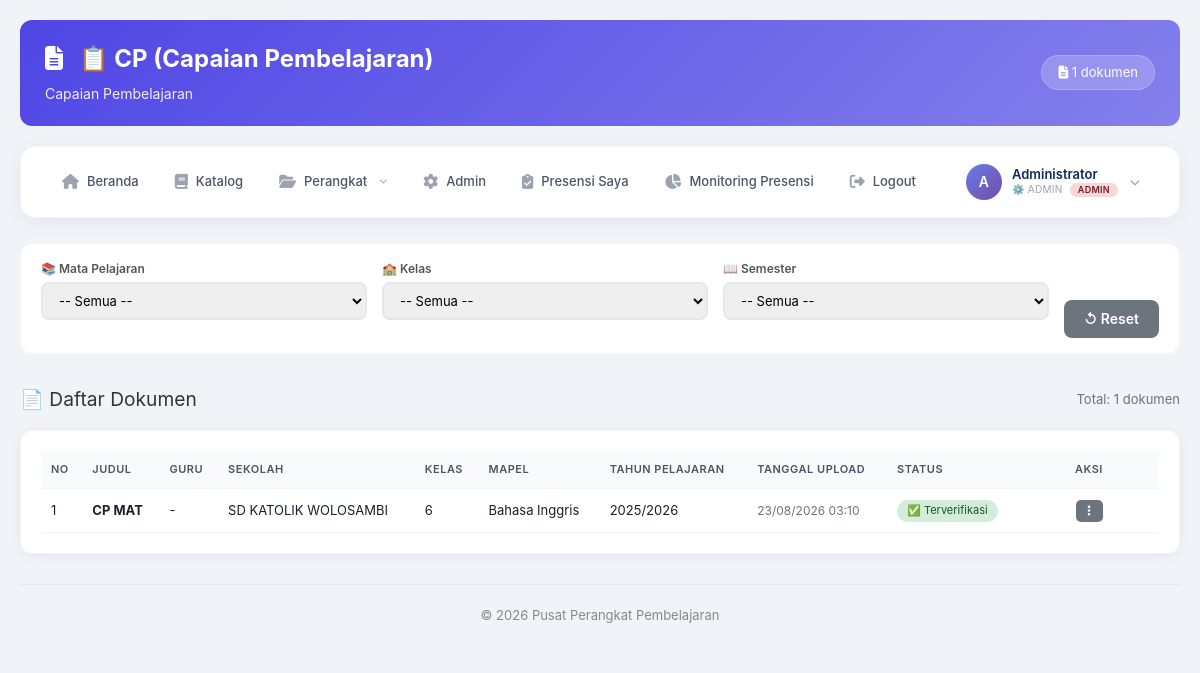
/perangkat_list.php?jenis=cp (signed in), run on the app's committed database.
### tables this page shows
CREATE TABLE `dokumen_perangkat` (
  `id` int(11) NOT NULL,
  `id_guru` int(11) NOT NULL,
  `id_sekolah` int(11) NOT NULL,
  `id_kelas` int(11) DEFAULT NULL,
  `id_mapel` int(11) DEFAULT NULL,
  `jenis` enum('cp','atp','prota','promes','jurnal','rpp','modul','penilaian','album','catatan','raport') NOT NULL,
  `judul` varchar(200) NOT NULL,
  `deskripsi` text DEFAULT NULL,
  `file_path` varchar(255) DEFAULT NULL,
  `drive_link` varchar(500) DEFAULT NULL,
  `file_type` varchar(50) DEFAULT NULL,
  `file_size` int(11) DEFAULT NULL,
  `semester` enum('1','2') DEFAULT NULL,
  `tahun_ajaran` varchar(9) DEFAULT NULL,
  `status` enum('draft','pending_kepsek','ditolak_kepsek','pending_pengawas','ditolak_pengawas','terverifikasi') DEFAULT 'draft',
  `ttd_kepsek` varchar(255) DEFAULT NULL,
  `ttd_kepsek_date` datetime DEFAULT NULL,
  `catatan_kepsek` text DEFAULT NULL,
  `ttd_pengawas` varchar(255) DEFAULT NULL,
  `ttd_pengawas_date` datetime DEFAULT NULL,
  `catatan_pengawas` text DEFAULT NULL,
  `views` int(11) DEFAULT 0,
  `downloads` int(11) DEFAULT 0,
  `created_at` timestamp NOT NULL DEFAULT current_timestamp(),
  `updated_at` timestamp NOT NULL DEFAULT current_timestamp() ON UPDATE current_timestamp()
);

CREATE TABLE `sekolah` (
  `id` int(11) NOT NULL,
  `nama_sekolah` varchar(100) NOT NULL,
  `npsn` varchar(10) DEFAULT NULL,
  `alamat` text DEFAULT NULL,
  `kelurahan` varchar(50) DEFAULT NULL,
  `kecamatan` varchar(50) DEFAULT NULL,
  `kabupaten` varchar(50) DEFAULT NULL,
  `provinsi` varchar(50) DEFAULT NULL,
  `kode_pos` varchar(10) DEFAULT NULL,
  `kepala_sekolah` int(11) DEFAULT NULL,
  `pengawas` int(11) DEFAULT NULL,
  `created_at` timestamp NOT NULL DEFAULT current_timestamp()
);

CREATE TABLE `kelas` (
  `id` int(11) NOT NULL,
  `nama_kelas` varchar(10) NOT NULL,
  `jenjang` varchar(20) DEFAULT 'SMA'
);

CREATE TABLE `mata_pelajaran` (
  `id` int(11) NOT NULL,
  `nama_mapel` varchar(50) NOT NULL,
  `kode_mapel` varchar(10) NOT NULL
);

### config/database.php (called while the page is built, shortened)
<?php
$host = 'localhost';
$username = 'root';
$password = '';
$database = 'perangkat_pembelajaran';
$conn = mysqli_connect($host, $username, $password, $database);
mysqli_set_charset($conn, "utf8mb4");
function fetchAll($sql) {
    global $conn;
    $result = mysqli_query($conn, $sql);
    $data = [];
    while ($row = mysqli_fetch_assoc($result)) {
        $data[] = $row;
    }
    return $data;
}
function getStatusLabel($status) {
    $labels = [
        'draft' => '📝 Draft',
        'pending_kepsek' => '⏳ Menunggu Kepsek',
        'ditolak_kepsek' => '❌ Ditolak Kepsek',
        'pending_pengawas' => '⏳ Menunggu Pengawas',
        'ditolak_pengawas' => '❌ Ditolak Pengawas',
        'terverifikasi' => '✅ Terverifikasi'
    ];
    return $labels[$status] ?? $status;
}
?>

### perangkat_list.php (the view, shortened to what this page needs)
<?php
include_once 'config/database.php';
$role = $_SESSION['role'];
$user_id = $_SESSION['user_id'];
$sekolah_id = $_SESSION['sekolah_id'] ?? 0;
$jenis = isset($_GET['jenis']) ? mysqli_real_escape_string($conn, $_GET['jenis']) : '';
$jenis_dokumen = [
    'cp' => ['label' => '📋 CP (Capaian Pembelajaran)', 'icon' => 'fa-file-alt', 'color' => '#4f46e5', 'desc' => 'Capaian Pembelajaran'],
    'atp' => ['label' => '📊 ATP (Alur Tujuan Pembelajaran)', 'icon' => 'fa-chart-line', 'color' => '#0d9488', 'desc' => 'Alur Tujuan Pembelajaran'],
    'prota' => ['label' => '📅 PROTA (Program Tahunan)', 'icon' => 'fa-calendar', 'color' => '#2563eb', 'desc' => 'Program Tahunan'],
    'promes' => ['label' => '📆 PROMES (Program Semester)', 'icon' => 'fa-calendar-alt', 'color' => '#7c3aed', 'desc' => 'Program Semester'],
    'jurnal' => ['label' => '📓 Jurnal Mengajar', 'icon' => 'fa-book', 'color' => '#d97706', 'desc' => 'Jurnal Mengajar'],
    'rpp' => ['label' => '📄 RPP', 'icon' => 'fa-file-pdf', 'color' => '#dc2626', 'desc' => 'Rencana Pelaksanaan Pembelajaran'],
    'modul' => ['label' => '📘 Modul Ajar', 'icon' => 'fa-book-open', 'color' => '#059669', 'desc' => 'Modul Ajar'],
    'penilaian' => ['label' => '📝 Penilaian', 'icon' => 'fa-check-double', 'color' => '#6f42c1', 'desc' => 'Penilaian'],
    'album' => ['label' => '🖼️ Album Kegiatan', 'icon' => 'fa-images', 'color' => '#ec4899', 'desc' => 'Album Kegiatan'],
    'catatan' => ['label' => '📒 Catatan Harian', 'icon' => 'fa-sticky-note', 'color' => '#f59e0b', 'desc' => 'Catatan Harian'],
    'raport' => ['label' => '📊 Raport', 'icon' => 'fa-file-alt', 'color' => '#3b82f6', 'desc' => 'Raport']
];
$jenis_info = $jenis_dokumen[$jenis];
if ($role == 'guru') {
    $where = "d.id_guru = $user_id";
} elseif ($role == 'kepala_sekolah') {
    $where = "d.id_sekolah = $sekolah_id";
} elseif ($role == 'pengawas') {
    $sekolah_ids = getSekolahBinaanIds($user_id);
    $ids_str = !empty($sekolah_ids) ? implode(',', $sekolah_ids) : '0';
    $where = "d.id_sekolah IN ($ids_str)";
} else {
    $where = "1=1";
}
$dokumen = fetchAll("
    SELECT d.*, k.nama_kelas, mp.nama_mapel, u.name as guru_name, s.nama_sekolah
    FROM dokumen_perangkat d
    LEFT JOIN kelas k ON d.id_kelas = k.id
    LEFT JOIN mata_pelajaran mp ON d.id_mapel = mp.id
    LEFT JOIN users u ON d.id_guru = u.id
    LEFT JOIN sekolah s ON d.id_sekolah = s.id
    WHERE d.jenis = '$jenis' AND $where
    ORDER BY d.created_at DESC
");
if (!function_exists('getStatusClass')) {
    function getStatusClass($status) {
        $classes = [
            'draft' => 'badge-draft',
            'pending_kepsek' => 'badge-pending',
            'ditolak_kepsek' => 'badge-ditolak',
            'pending_pengawas' => 'badge-pending',
            'ditolak_pengawas' => 'badge-ditolak',
            'terverifikasi' => 'badge-terverifikasi'
        ];
        return $classes[$status] ?? 'badge-draft';
    }
}
?>
<!DOCTYPE html>
<html lang="id">
<head>
    <link rel="stylesheet" href="https://cdnjs.cloudflare.com/ajax/libs/font-awesome/6.4.0/css/all.min.css">
    <link rel="stylesheet" href="/website_perangkat/public/css/style.css">
</head>
<body>
    <div class="container">
        <header class="header header-list">
            <div>
                <h1><i class="fas <?php echo $jenis_info['icon']; ?>"></i> <?php echo $jenis_info['label']; ?></h1>
                <p><?php echo $jenis_info['desc']; ?></p>
            </div>
            <div class="badge-user">
                <i class="fas fa-file-alt"></i> <?php echo count($dokumen); ?> dokumen
            </div>
        </header>
        <?php include_once 'navbar.php'; ?>
        <main>
            <div class="filter-box">
                <div class="form-group">
                    <label>📚 Mata Pelajaran</label>
                    <select name="mapel" id="filterMapel" onchange="applyFilter()">
                        <option value="">-- Semua --</option>
                    </select>
                </div>
                <div class="form-group">
                    <label>🏫 Kelas</label>
                    <select name="kelas" id="filterKelas" onchange="applyFilter()">
                        <option value="">-- Semua --</option>
                    </select>
                </div>
                <div class="form-group">
                    <label>📖 Semester</label>
                    <select name="semester" id="filterSemester" onchange="applyFilter()">
                        <option value="">-- Semua --</option>
                    </select>
                </div>
                <div>
                    <a href="perangkat_list.php?jenis=<?php echo $jenis; ?>" class="btn btn-secondary">↺ Reset</a>
                </div>
            </div>
            <div class="section-title">
                <span>📄 Daftar Dokumen</span>
                <span class="total-count">Total: <?php echo count($dokumen); ?> dokumen</span>
            </div>
            <div class="table-container">
                <table>
                    <thead>
                        <tr>
                            <th>No</th>
                            <th>Judul</th>
                            <th>Guru</th>
                            <th>Sekolah</th>
                            <th>Kelas</th>
                            <th>Mapel</th>
                            <th>Tahun Pelajaran</th>
                            <th>Tanggal Upload</th>
                            <th>Status</th>
                            <th style="text-align:center; width:140px;">Aksi</th>
                        </tr>
                    </thead>
                    <tbody>
                        <?php if (count($dokumen) > 0): ?>
                            <?php $no = 1; foreach ($dokumen as $d):
                                $tahun_ajaran = $d['tahun_ajaran'] ?? '-';
                                $tanggal_upload = date('d/m/Y H:i', strtotime($d['created_at']));
                            ?>
                            <tr>
                                <td><?php echo $no++; ?></td>
                                <td><strong><?php echo $d['judul']; ?></strong></td>
                                <td><?php echo $d['guru_name'] ?? '-'; ?></td>
                                <td><?php echo $d['nama_sekolah'] ?? '-'; ?></td>
                                <td><?php echo $d['nama_kelas'] ?? '-'; ?></td>
                                <td><?php echo $d['nama_mapel'] ?? '-'; ?></td>
                                <td><?php echo $tahun_ajaran; ?></td>
                                <td class="text-small text-muted"><?php echo $tanggal_upload; ?></td>
                                <td>
                                    <span class="<?php echo getStatusClass($d['status']); ?>">
                                        <?php echo getStatusLabel($d['status']); ?>
                                    </span>
                                </td>
                                <td style="text-align:center;">
                                    <div class="action-dropdown">
                                        <button class="dropdown-btn" onclick="toggleDropdown(this)">
                                            <i class="fas fa-ellipsis-v"></i>
                                        </button>
                                    </div>
                                </td>
                            </tr>
                            <?php endforeach; ?>
                        <?php endif; ?>
                    </tbody>
                </table>
            </div>
        </main>
        <footer class="footer">
            <p>&copy; <?php echo date('Y'); ?> Pusat Perangkat Pembelajaran</p>
        </footer>
    </div>
</body>
</html>

### public/css/style.css (style rules this page uses)
* { margin: 0; padding: 0; box-sizing: border-box; }
body { font-family: 'Inter', -apple-system, BlinkMacSystemFont, sans-serif; background: #f0f4f8; color: #1a202c; line-height: 1.6; }
.container { max-width: 1280px; margin: 0 auto; padding: 20px; }
.header { background: linear-gradient(135deg, #667eea 0%, #764ba2 100%); color: white; padding: 20px 25px; border-radius: 12px; margin-bottom: 20px; display: flex; justify-content: space-between; align-items: center; flex-wrap: wrap; }
.header h1 { margin: 0; font-size: 1.5em; }
.header h1 i { margin-right: 10px; }
.header p { margin: 5px 0 0 0; opacity: 0.9; font-size: 14px; }
.header .badge-user { background: rgba(255, 255, 255, 0.2); padding: 6px 16px; border-radius: 30px; font-size: 13px; border: 1px solid rgba(255, 255, 255, 0.2); }
.section-title { font-size: 1.2em; margin: 30px 0 15px 0; color: #333; display: flex; justify-content: space-between; align-items: center; flex-wrap: wrap; gap: 10px; }
.section-title .total-count { font-size: 13px; color: #6b7280; }
.btn { padding: 8px 20px; border: none; border-radius: 8px; font-size: 14px; font-weight: 600; cursor: pointer; text-decoration: none; display: inline-block; transition: all 0.3s ease; }
.btn-secondary { background: #6c757d; color: white; }
.table-container { overflow-x: auto; background: white; border-radius: 12px; box-shadow: 0 2px 12px rgba(0, 0, 0, 0.06); padding: 20px; border: 1px solid rgba(0, 0, 0, 0.04); }
table { width: 100%; border-collapse: collapse; font-size: 13px; }
th, td { padding: 10px; text-align: left; border-bottom: 1px solid #f1f5f9; }
th { background: #f8fafc; color: #4a5568; font-weight: 600; font-size: 11px; text-transform: uppercase; letter-spacing: 0.5px; }
.badge-terverifikasi { background: #d4edda; color: #155724; padding: 2px 10px; border-radius: 12px; font-size: 11px; display: inline-block; }
.action-dropdown { position: relative; display: inline-block; }
.action-dropdown .dropdown-btn { background: #6c757d; color: white; padding: 4px 12px; border: none; border-radius: 5px; cursor: pointer; font-size: 12px; transition: background 0.3s; }
.filter-box { background: white; padding: 15px 20px; border-radius: 12px; margin-bottom: 20px; border: 1px solid rgba(0, 0, 0, 0.04); display: flex; gap: 15px; flex-wrap: wrap; align-items: end; }
.filter-box .form-group { flex: 1; min-width: 150px; }
.filter-box .form-group label { display: block; font-weight: 600; font-size: 12px; color: #555; margin-bottom: 4px; }
.filter-box .form-group input, .filter-box .form-group select { width: 100%; padding: 8px 12px; border: 2px solid #e5e7eb; border-radius: 8px; font-size: 13px; }
.form-group { margin-bottom: 18px; }
.form-group label { display: block; font-weight: 600; font-size: 13px; color: #4a5568; margin-bottom: 4px; }
.form-group input, .form-group select, .form-group textarea { width: 100%; padding: 10px 14px; border: 2px solid #e5e7eb; border-radius: 8px; font-size: 14px; transition: all 0.3s; font-family: 'Inter', sans-serif; }
.footer { text-align: center; margin-top: 30px; padding: 20px; color: #888; font-size: 13px; border-top: 1px solid #e5e7eb; }
.text-muted { color: #6b7280; }
.text-small { font-size: 12px; }

### data on the page
dokumen_perangkat: judul "CP MAT", guru_name "-", id_sekolah.nama_sekolah "SD KATOLIK WOLOSAMBI", id_kelas.nama_kelas "6", mata_pelajaran.nama_mapel "Bahasa Inggris", tahun_ajaran "2025/2026", created_at "23/08/2026 03:10", status "✅ Terverifikasi"

### other printed values
$jenis_info['label'] "📋 CP (Capaian Pembelajaran)"
$jenis_info['desc'] "Capaian Pembelajaran"
count($dokumen) "1"
substr($_SESSION['name'], 0, 1) "A"
$_SESSION['name'] "Administrator"
$role_display "⚙️ ADMIN"
$_SESSION['role'] "ADMIN"
